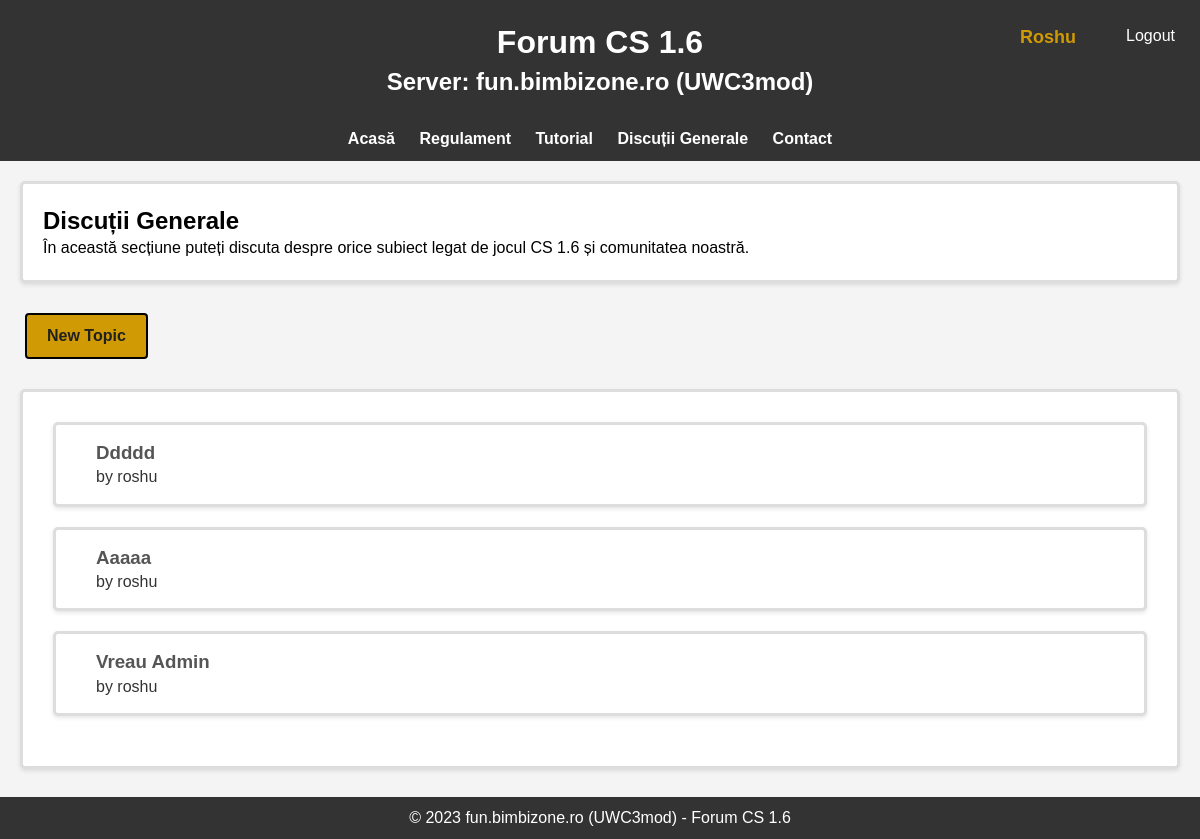
Page /discutiiGenerale (signed in) on the committed database.
### main.py (models this page shows, shortened)
class User(db.Model):
    user_id = db.Column(db.Integer, primary_key=True)
    username = db.Column(db.String(20), nullable=False, unique=True)
    password = db.Column(db.String(80), nullable=False)
    created_at = db.Column(db.DateTime(), default=datetime.now())

class Topic(db.Model):
    topic_id = db.Column(db.Integer, primary_key=True)
    title = db.Column(db.String(100), nullable=False)
    post = db.Column(db.Text, nullable=True)
    user_id = db.Column(db.Integer, db.ForeignKey('user.user_id'), nullable=False)
    user = db.relationship('User', backref=db.backref('topics', lazy='joined'))
    image_ref = db.Column(db.String(100), nullable=True)
    created_at = db.Column(db.DateTime(timezone=True), server_default=func.now())

### main.py (the view)
@app.route('/discutiiGenerale', methods=['POST', 'GET'])
def discutiiGenerale():
    topics = Topic.query.order_by(desc(Topic.topic_id)).all()
    return render_template('discutiiGenerale.html', topics=topics)

### main.py (called while the page is built)
@login_manager.user_loader
def load_user(user_id):
    return db.session.get(User, int(user_id))

### templates/discutiiGenerale.html (shortened to what this page needs)
{% extends 'base.html' %}
{% block content%}
    <main class="main-content">
        <section class="content-section">
            <h2>Discuții Generale</h2>
            <p>În această secțiune puteți discuta despre orice subiect legat de jocul CS 1.6 și comunitatea noastră.</p>
        </section>
        <a href="{{ url_for('new_topic') }}" class="new-topic-button">New Topic</a>
        <div class="dg-container">
            <ul class="dg-ul">
                {% for topic in topics %}
                <a href="{{ url_for('topic_details', topic_id=topic.topic_id) }}">
                    <li>
                        <div class="dg-list">
                            <h3>{{ topic.title.title() }}</h3>
                            <p>by {{ topic.user.username }}</p>
                        </div>
                    </li>
                </a>
                {% endfor %}
            </ul>
        </div>
    </main>
    <footer class="footer">
        <p>&copy; 2023 fun.bimbizone.ro (UWC3mod) - Forum CS 1.6</p>
    </footer>
{% endblock %}

### templates/base.html (shortened to what this page needs)
<!DOCTYPE html>
<html lang="en">
<head>
    <link rel="stylesheet" href="{{ url_for('static', filename='login-register.css') }}">
    <link rel="stylesheet" href="{{ url_for('static', filename='base.css') }}">
    <link rel="stylesheet" href="{{ url_for('static', filename='acasa.css') }}">
    <link rel="stylesheet" href="{{ url_for('static', filename='regulament.css') }}">
    <link rel="stylesheet" href="{{ url_for('static', filename='contact.css') }}">
    <link rel="stylesheet" href="{{ url_for('static', filename='new-topic.css') }}">
    <link rel="stylesheet" href="{{ url_for('static', filename='topic-details.css') }}">
    <link rel="stylesheet" href="{{ url_for('static', filename='reply-topic.css') }}">
    <link rel="stylesheet" href="{{ url_for('static', filename='discutiigenerale.css') }}">
</head>
<body>
<header>
        <h1>Forum CS 1.6</h1>
        <h2>Server: fun.bimbizone.ro (UWC3mod)</h2>
    </header>
    <nav class="nav">
        <ul>
            <li><a href="{{ url_for('home') }}">Acasă</a></li>
            <li><a href="{{ url_for('regulament') }}">Regulament</a></li>
            <li><a href="{{ url_for('tutorial') }}">Tutorial</a></li>
            <li><a href="{{ url_for('discutiiGenerale') }}">Discuții Generale</a></li>
            <li><a href="{{ url_for('contact') }}">Contact</a></li>
            {% if current_user.is_authenticated %}
            <div class="login-container">
                <p>{{ current_user.username.title() }}</p>
                <a href="{{ url_for('logout') }}">Logout</a>
            </div>
            {% else %}
            <div class="login-container">
                <a href="{{ url_for('login') }}">Login</a>
                <a href="{{ url_for('register') }}">Register</a>
            </div>
            {% endif %}
        </ul>
    </nav>
    {% block content %}
    {% endblock %}
</body>
</html>

### static/login-register.css (style rules this page uses)
.login-container { display: flex; flex-direction: row; position: absolute; top: 10px; right: 10px; }
.login-container p { color: #d09a04; font-weight: bold; font-size: 18px; margin: 15px 35px 0 0; }
.login-container a { padding: 15px; text-decoration: none; color: #ffffff; }

### static/base.css (style rules this page uses)
* { margin: 0; padding: 0; box-sizing: border-box; }
body { font-family: Arial, sans-serif; background-color: #f4f4f4; line-height: 1.4; margin: 0; padding: 0; position: relative; min-height: 100vh; }
header { background-color: #333; color: #fff; text-align: center; padding: 20px 0; }
nav ul { background-color: #333; list-style: none; text-align: center; padding: 10px 0; }
nav ul li { display: inline; margin-right: 20px; }
nav ul li a { text-decoration: none; color: #fff; font-weight: bold; }
main { padding: 20px; }
footer { position: absolute; bottom: 0; width: 100%; background-color: #333; color: #fff; text-align: center; padding: 10px 0; }

### static/acasa.css (style rules this page uses)
.content-section { background-color: #fff; padding: 20px; margin-bottom: 20px; border-radius: 5px; box-shadow: 0 2px 4px rgba(0, 0, 0, 0.1); border: 3px solid #ddd; }

### static/discutiigenerale.css (style rules this page uses)
.dg-container { background-color: #fff; padding: 30px; margin-bottom: 50px; border-radius: 5px; box-shadow: 0 2px 4px rgba(0, 0, 0, 0.1); margin-top: 20px; border: 3px solid #ddd; }
.new-topic-button { display: inline-block; padding: 10px 20px; background-color: #d09a04; color: #212121; text-decoration: none; border-radius: 4px; font-weight: bold; margin-left: 5px; margin-top: 10px; margin-bottom: 10px; border: 2px solid #000000; }
.dg-ul { list-style-type: none; padding: 0; }
.dg-ul a { margin-bottom: 20px; font-size: 16px; color: #333; text-decoration: none; }
.dg-list { background-color: #fff; padding: 15px 40px; margin-bottom: 20px; border-radius: 5px; box-shadow: 0 2px 4px rgba(0, 0, 0, 0.1); border: 3px solid #ddd; }
.dg-list h3 { color: #555; }

### rows in the picture
User: username "Roshu"
Topic: title "Ddddd", user.username "roshu"
Topic: title "Aaaaa", user.username "roshu"
Topic: title "Vreau Admin", user.username "roshu"
